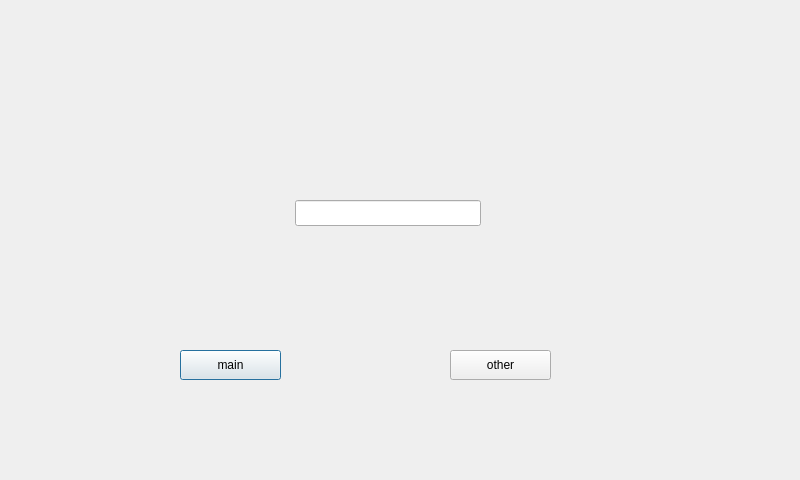
<?xml version="1.0" encoding="UTF-8"?>
<ui version="4.0">
 <class>InputDialog</class>
 <widget class="QDialog" name="InputDialog">
  <property name="geometry">
   <rect>
    <x>0</x>
    <y>0</y>
    <width>800</width>
    <height>480</height>
   </rect>
  </property>
  <property name="windowTitle">
   <string>Dialog</string>
  </property>
  <widget class="QPushButton" name="pushButton">
   <property name="geometry">
    <rect>
     <x>180</x>
     <y>350</y>
     <width>101</width>
     <height>30</height>
    </rect>
   </property>
   <property name="text">
    <string>main</string>
   </property>
  </widget>
  <widget class="QPushButton" name="pushButton_2">
   <property name="geometry">
    <rect>
     <x>450</x>
     <y>350</y>
     <width>101</width>
     <height>30</height>
    </rect>
   </property>
   <property name="text">
    <string>other</string>
   </property>
  </widget>
  <widget class="QLineEdit" name="lineEdit">
   <property name="geometry">
    <rect>
     <x>295</x>
     <y>200</y>
     <width>186</width>
     <height>26</height>
    </rect>
   </property>
  </widget>
 </widget>
 <resources/>
 <connections/>
</ui>
